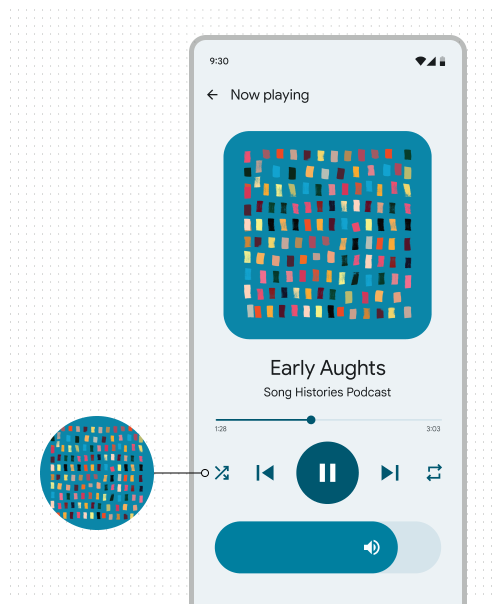
#> input picture material3/material-color-utilities/concepts/images/content_based_color.png, 1004 x 1208 px (shown at 1/2 size)
$ python -i preprocess.py   (imports and definitions only)
#> lines starting #> are read from the running program, lines starting #| are printed output that depends on the picture; after the words box and inside, x2 and y2 are one past the last pixel; in counts of white or black regions, pixels touching at a corner belong together
#> further down, picture is the input picture: PIL image 1004x1208 RGBA; mean R, G, B, A 198.5, 220.3, 226.3, 255
#!/usr/bin/env python3
# -*- coding: utf-8 -*-
"""preprocess.py —— 通用「看清题图」工具箱（不限于力学，任何学科的照片/截图都能用）。

用途：学生用手机拍/截的题图常见毛病——EXIF 方向不对、整页倾斜、偏暗发灰、分辨率
太小、局部小字看不清、一页多题、纸张被拍成梯形。本脚本在送给视觉模型（或自己看
图）之前做**不裁掉题面**的增益，并给出「这张图该做哪些预处理」的确定性依据（probe）。

CLI（stdout 只能是 JSON）：
    <python> preprocess.py --spec <spec.json>
    <python> preprocess.py --spec-json '<inline json>'

spec：
    {
      "src": "raw.jpg",
      "out": "proc.png",
      "ops": [
        {"op": "probe"},                                    # 只读探测，不改图
        {"op": "auto_orient"},                              # 按 EXIF 方向转正
        {"op": "rotate", "angle": 2.5, "expand": true},     # 正角度=逆时针
        {"op": "deskew", "max_angle": 10},                  # 自动估文本行倾角并转正
        {"op": "perspective", "corners": [[x,y],[x,y],[x,y],[x,y]]},
        {"op": "perspective", "auto_detect": true},
        {"op": "crop_box", "box": [0.1, 0.1, 0.9, 0.5]},    # 归一化或像素坐标
        {"op": "zoom", "box": [0.3,0.4,0.6,0.5], "factor": 3, "out": "small-text.png"},
        {"op": "binarize", "method": "otsu"},               # otsu | adaptive
        {"op": "denoise", "method": "median", "size": 3},   # median | bilateral
        {"op": "enhance_text"},                             # 灰化+局部对比+轻锐化
        {"op": "ink"},                                      # enhance_text 的别名
        {"op": "grayscale"}, {"op": "autocontrast", "cutoff": 1.0},
        {"op": "sharpen", "factor": 1.5},
        {"op": "crop", "box": [0.0, 0.0, 1.0, 0.5]},        # 语义与旧版完全一致
        {"op": "upscale", "factor": 2.0},
        {"op": "split", "mode": "auto", "axis": "y"}        # 等价于顶层 split 字段
      ],
      "split": {"mode": "auto"},          # 或 {"count": 3, "axis": "y", "overlap": 0.05}
      "out_dir": "pieces",
      "max_side": 2000
    }

probe（只读探测）返回的字段，都是"实测"而不是猜的：
    width / height / mode / exif_orientation / aspect / mean_luma / contrast /
    contrast_range / is_color / colorfulness / blur_estimate / blur_label /
    skew_estimate（正=需要逆时针转这个角度才摆平）/ dark_fraction /
    suggested_ops:[{op,...,why}]   ← why 写明"为什么建议它"

成功：{"ok":true,"outputs":[{path,width,height,bytes,index?,box?}],"main":...,"notes":[...],
      "probe":{...}|null,"probes":[...],"suggested_ops":[...],"deskew":{...}|null,"limits":{...}}
失败：{"ok":false,"error":"中文原因"}，退出码 1。
"""

import io
import json
import math
import os
import sys

# [5 lines not run here, left out]

try:
    from PIL import Image, ImageChops, ImageDraw, ImageFilter, ImageFont, ImageOps, ImageStat
except Exception as exc:  # pragma: no cover - 环境缺 Pillow
    sys.stdout.write(json.dumps({
        "ok": False,
        "error": "本机 Python 缺少 Pillow，无法预处理图片：%s（请用内置 Python 运行）" % exc,
    }, ensure_ascii=False) + "\n")
    raise SystemExit(1)

try:  # numpy 只被少数操作需要（透视矫正 / 双边滤波）；缺了也能跑，只是如实降级
    import numpy as np
    NUMPY_ERROR = None
except Exception as exc:  # pragma: no cover
    np = None
    NUMPY_ERROR = str(exc)

# 允许的操作（split 是"延后执行"的：它等价于顶层 split 字段）
OPS = ("auto_orient", "crop", "crop_box", "upscale", "grayscale", "autocontrast",
       "sharpen", "probe", "rotate", "deskew", "perspective", "zoom", "binarize",
       "denoise", "ink", "enhance_text", "split")

# PNG 体积控制：超过该字节数才考虑调色板压缩（"quantize": "auto" 时）
QUANTIZE_THRESHOLD = 1_500_000

# 默认最长边上限（顶层 max_side 缺省时用它；index.js 显式传 2000）
DEFAULT_MAX_SIDE = 2000
# 单张图允许的最大像素总量：超过就等比缩回，宁可如实提示也不让内存爆掉
MAX_PIXELS = 30_000_000
# 放大类操作的硬上限
UPSCALE_MAX_SIDE = 20000
UPSCALE_MAX_PIXELS = 200_000_000
ZOOM_MAX_SIDE = 6000
# 对比度归一后的拉普拉斯方差低于这个值就认为画面偏软
# （实测：清晰截图 500~1140；高斯模糊 1.5px 后 138~228；3px 后 61~106）
BLUR_THRESHOLD = 280.0


# --------------------------------------------------------------------------- #
# 输出工具
# --------------------------------------------------------------------------- #
# [4 lines left out: function emit, not called in this run]


def fail(message):
    return emit({"ok": False, "error": str(message)}, 1)


# [139 lines left out: functions log, require_numpy, load_spec, as_number, as_int, as_flag and 2 more, not called in this run]


# --------------------------------------------------------------------------- #
# 只读探测：一切建议都必须由实测指标推出
# --------------------------------------------------------------------------- #
def otsu_threshold(gray):
    """Otsu 全局阈值（只用直方图，不需要 numpy）。"""
    hist = gray.histogram()
    total = sum(hist)
    if total <= 0:
        return 128
    sum_all = sum(index * count for index, count in enumerate(hist))
    sum_back = 0.0
    weight_back = 0
    best_threshold = 128
    best_variance = -1.0
    for threshold in range(256):
        weight_back += hist[threshold]
        if weight_back == 0:
            continue
        weight_fore = total - weight_back
        if weight_fore == 0:
            break
        sum_back += threshold * hist[threshold]
        mean_back = sum_back / weight_back
        mean_fore = (sum_all - sum_back) / weight_fore
        variance = weight_back * weight_fore * (mean_back - mean_fore) ** 2
        if variance > best_variance:
            best_variance = variance
            best_threshold = threshold
    return best_threshold


def laplacian_variance(gray):
    """拉普拉斯方差：越小越模糊（Pillow 的 3x3 卷积核，无 numpy 也能算）。"""
    laplacian = gray.filter(ImageFilter.Kernel(
        (3, 3), [0, 1, 0, 1, -4, 1, 0, 1, 0], scale=1, offset=128))
    hist = laplacian.histogram()
    total = float(sum(hist)) or 1.0
    mean = sum(index * count for index, count in enumerate(hist)) / total
    return sum(count * (index - mean) ** 2 for index, count in enumerate(hist)) / total


def sharpness_estimate(gray):
    """清晰度：先在灰度上做 0.5% 截断的对比度拉伸，再算拉普拉斯方差。

    先拉伸是为了把"暗/发灰"和"模糊"分开——实测暗图直接算会被误判成模糊。
    """
    return laplacian_variance(ImageOps.autocontrast(gray, cutoff=0.5))


def estimate_skew(gray, max_angle=10.0, coarse=1.0, fine=0.1, work_side=560):
    """投影法估计文本行倾角，返回 (校正角, 得分, 说明)。

    校正角为**正**表示需要逆时针旋转该角度才能把文本行摆平（与 rotate.angle 同向）。
    做法：二值化取文本像素 → 在候选角度上旋转 → 按行投影，行投影的相邻差平方和
    最大时文本行最"成行"。纯 Pillow/直方图实现，不需要 OpenCV/霍夫变换。
    """
    small = gray
    longest = max(gray.size)
    if longest > work_side:
        ratio = work_side / float(longest)
        small = gray.resize((max(1, int(round(gray.width * ratio))),
                             max(1, int(round(gray.height * ratio)))), Image.BILINEAR)

    hist = small.histogram()
    total = float(sum(hist)) or 1.0
    mean = sum(index * count for index, count in enumerate(hist)) / total
    if mean < 128:  # 暗底亮字：先反相，让"文字=亮"
        small = ImageOps.invert(small)
    threshold = otsu_threshold(small)
    mask = small.point(lambda value: 255 if value <= threshold else 0, mode="L")
    if mask.getbbox() is None:
        return 0.0, 0.0, "未找到可辨认的文本像素，倾角按 0 处理"

    def score(angle):
        rotated = mask.rotate(angle, resample=Image.BILINEAR, expand=False, fillcolor=0)
        profile = rotated.resize((1, rotated.height), Image.BOX)
        values = list(profile.tobytes())
        return sum((values[i + 1] - values[i]) ** 2 for i in range(len(values) - 1))

    best_angle = 0.0
    best_score = -1.0
    steps = int(round(2 * max_angle / coarse)) + 1
    for index in range(steps):
        angle = -max_angle + index * coarse
        value = score(angle)
        if value > best_score:
            best_score, best_angle = value, angle
    start = best_angle - coarse
    steps = int(round(2 * coarse / fine)) + 1
    for index in range(steps):
        angle = start + index * fine
        value = score(angle)
        if value > best_score:
            best_score, best_angle = value, angle

    detail = "投影法（工作分辨率 %dx%d，搜索 ±%g°，步长 %g°）" % (
        small.width, small.height, max_angle, fine)
    return round(best_angle, 2), best_score, detail


def blur_label(value):
    if value < BLUR_THRESHOLD * 0.4:
        return "明显偏软（可能失焦或压缩过度）"
    if value < BLUR_THRESHOLD:
        return "偏软（建议轻锐化）"
    return "清晰"


def probe_image(image):
    """只读探测：返回一组实测指标 + 由指标推出的 suggested_ops。"""
    width, height = image.size

    exif_orientation = 1
    try:
        exif = image.getexif()
        if exif:
            exif_orientation = int(exif.get(0x0112, 1) or 1)
    except Exception:
        exif_orientation = 1

    gray = image.convert("L")
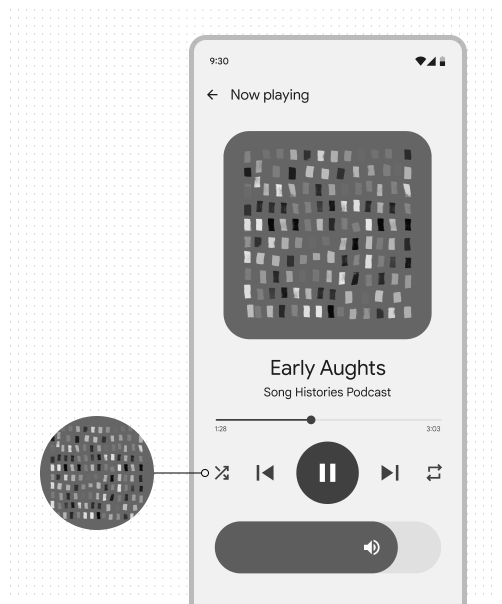
#> gray: PIL image 1004x1208 L (shown at 1/2 size); min 0, max 255, mean 214.6
    hist = gray.histogram()
#> hist = 256 values, max 529191 at index 255, min 0 at index 1, mean 4737.6
    total = float(sum(hist)) or 1.0
#> total = 1212832
    mean = sum(index * count for index, count in enumerate(hist)) / total
#> mean = 214.6
    variance = sum(count * (index - mean) ** 2 for index, count in enumerate(hist)) / total
#> variance = 3961
    std = variance ** 0.5
#> std = 62.94

    low = high = None
    accumulated = 0
    for index, count in enumerate(hist):
        accumulated += count
        if low is None and accumulated >= total * 0.05:
            low = index
        if accumulated >= total * 0.95:
            high = index
            break
#> this loop made 256 passes
#> (accumulated, low) on pass 94: (67549, 93)
#> after the loop, accumulated = 1212832; low = 93
    low = 0 if low is None else low
    high = 255 if high is None else high
    dark_fraction = sum(hist[:110]) / total
#> dark_fraction = 0.189

    colorfulness = 0.0
    try:
        channel_means = ImageStat.Stat(image.convert("RGB")).mean
#> channel_means = [198.5, 220.3, 226.3]
        colorfulness = max(channel_means) - min(channel_means)
#> colorfulness = 27.79
    except Exception:
        colorfulness = 0.0

    blur = sharpness_estimate(gray)
#> in laplacian_variance, `laplacian = gray.filter(ImageFilter.Kernel( (3, 3), [0, 1, 0, 1, -4, 1..`:
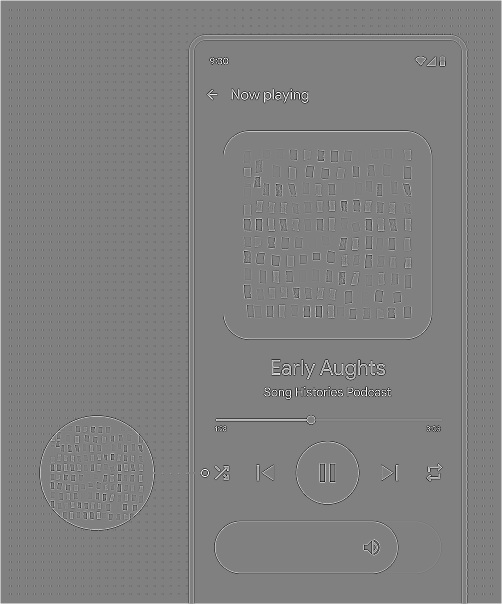
#> laplacian: PIL image 1004x1208 L (shown at 1/2 size); min 0, max 255, mean 128.1
#> in laplacian_variance, `hist = laplacian.histogram()`: hist = 256 values, max 1082885 at index 128, min 4 at index 254, mean 4737.6
#> in laplacian_variance, `total = float(sum(hist)) or 1.0`: total = 1212832
#> in laplacian_variance, `mean = sum(index * count for index, count in enumerate(hist)) / total`: mean = 128.1
#> blur = 521.5
    skew, _skew_score, skew_detail = estimate_skew(gray)
#> in estimate_skew, `small = gray.resize((max(1, int(round(gray.width * ratio))), max(1, in..`:
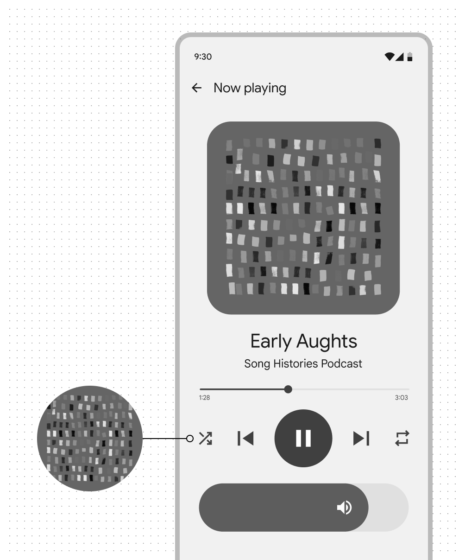
#> small: PIL image 465x560 L; min 7, max 255, mean 214.6
#> in estimate_skew, `hist = small.histogram()`: hist = 256 values, max 103488 at index 255, min 0 at index 0, mean 1017.2
#> in estimate_skew, `total = float(sum(hist)) or 1.0`: total = 260400
#> in estimate_skew, `mean = sum(index * count for index, count in enumerate(hist)) / total`: mean = 214.6
#> in otsu_threshold, `total = sum(hist)`: total = 260400
#> in otsu_threshold, `sum_all = sum(index * count for index, count in enumerate(hist))`: sum_all = 55870843
#> the loop in otsu_threshold, `for threshold in range(256):` made 256 passes
#> (weight_back, weight_fore, sum_back, mean_back, mean_fore, best_variance) on passes 8 to 15: (36, 260364, 252, 7, 214.6, 4.04e+11), (78, 260322, 588, 7.54, 214.6, 8.71e+11), (128, 260272, 1038, 8.11, 214.7, 1.42e+12), (154, 260246, 1298, 8.43, 214.7, 1.7e+12), (168, 260232, 1452, 8.64, 214.7, 1.86e+12), (185, 260215, 1656, 8.95, 214.7, 2.04e+12), (203, 260197, 1890, 9.31, 214.7, 2.23e+12), (226, 260174, 2212, 9.79, 214.7, 2.47e+12)
#> in estimate_skew, `mask = small.point(lambda value: 255 if value <= threshold else 0, mod..`:
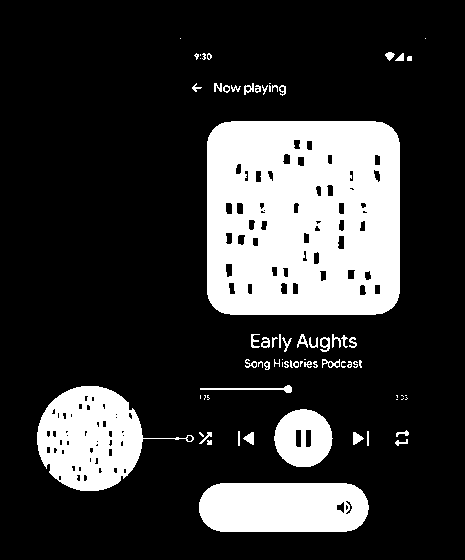
#> mask: PIL image 465x560 L; 21.3% white; 73 white regions (26 under 20 px), largest, box (x1, y1, x2, y2) and area: (207, 121, 400, 315) 34859, (37, 386, 194, 491) 8370, (199, 483, 369, 532) 7704
#> the loop in estimate_skew, `for index in range(steps):` made 21 passes
#> pass 1, in score, `rotated = mask.rotate(angle, resample=Image.BILINEAR, expand=False, fi..`:
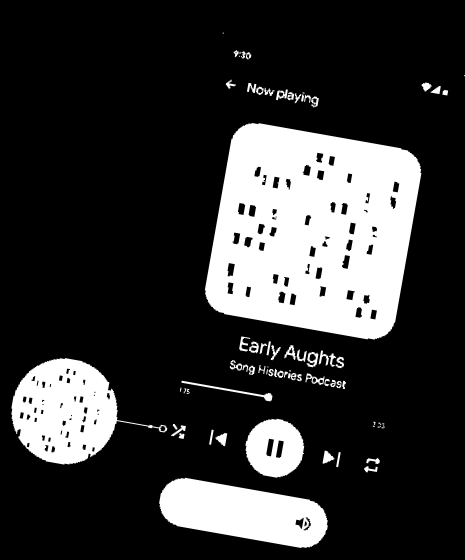
#> rotated: PIL image 465x560 L; min 0, max 255, mean 54.4
#> the loop in estimate_skew, `for index in range(steps):` made 21 passes
#> pass 1, in score (call 22), `rotated = mask.rotate(angle, resample=Image.BILINEAR, expand=False, fi..`:
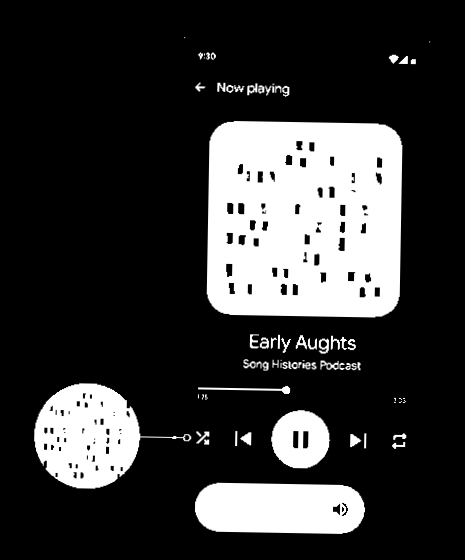
#> rotated: PIL image 465x560 L; min 0, max 255, mean 54.4
#> pass 3, in score (call 24), `rotated = mask.rotate(angle, resample=Image.BILINEAR, expand=False, fi..`:
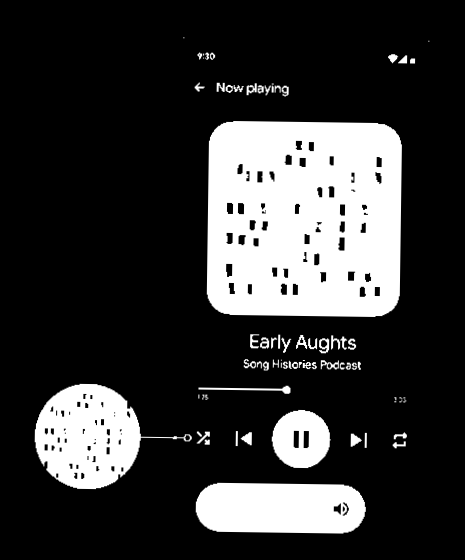
#> rotated: PIL image 465x560 L; min 0, max 255, mean 54.4

    suggestions = []

    def suggest(name, why, **extra):
        item = {"op": name}
        item.update(extra)
        item["why"] = why
        suggestions.append(item)

    if exif_orientation != 1:
        suggest("auto_orient", "EXIF 方向 = %d，不是正向" % exif_orientation)

    short_side = min(width, height)
    if short_side < 1200:
        factor = min(3.0, max(1.2, round(1200.0 / short_side, 2)))
        suggest("upscale", "短边只有 %d px（< 1200），放大后小字更可读" % short_side,
                factor=factor)

    if (high - low) < 140 or std < 30:
        if high - low <= 4:
            reason = ("5%%~95%% 分位都落在灰度 %d（画面绝大部分是同一种底色，标准差 %.1f）"
                      % (high, std))
        else:
            reason = "动态范围窄（5%%~95%% 灰度 %d~%d，标准差 %.1f）" % (low, high, std)
        suggest("autocontrast", reason + "，对比度偏低", cutoff=1.0)
    elif mean < 95:
        suggest("autocontrast", "整体偏暗（均值灰度 %.1f）" % mean, cutoff=0.5)
    elif mean > 205:
        suggest("autocontrast", "整体偏灰/过亮（均值灰度 %.1f）" % mean, cutoff=0.5)

    if blur < BLUR_THRESHOLD:
        suggest("sharpen", "对比归一后的清晰度 %.1f 低于阈值 %.0f，画面%s"
                % (blur, BLUR_THRESHOLD, blur_label(blur)), factor=1.6)

    if abs(skew) >= 0.5:
        suggest("deskew", "%s估计文本行倾斜 %+.2f°" % (skew_detail, skew))

    if colorfulness > 25:
        suggest("grayscale", "三通道均值差 %.1f（明显偏色），灰化后文字对比更稳" % colorfulness)

    if height >= width * 2.0:
        suggest("split", "高宽比 %.2f（%dx%d），很可能一页多题，可按空白投影自动切分"
                % (height / float(width), width, height), mode="auto", axis="y")
    elif width >= height * 2.0:
        suggest("split", "宽高比 %.2f（%dx%d），可能是横向双栏，可按空白投影自动切分"
                % (width / float(height), width, height), mode="auto", axis="x")

    return {
        "width": width,
        "height": height,
        "mode": image.mode,
        "exif_orientation": exif_orientation,
        "aspect": round(width / float(height), 4) if height else 0.0,
        "mean_luma": round(mean, 2),
        "contrast": round(std, 2),
        "contrast_range": [int(low), int(high)],
        "is_color": bool(colorfulness > 8),
        "colorfulness": round(colorfulness, 2),
        "blur_estimate": round(blur, 2),
        "blur_label": blur_label(blur),
        "skew_estimate": round(skew, 2),
        "skew_detail": skew_detail,
        "dark_fraction": round(dark_fraction, 4),
        "suggested_ops": suggestions,
    }


# --------------------------------------------------------------------------- #
# 内存护栏 / 通用小工具
# --------------------------------------------------------------------------- #
# [32 lines left out: functions guard_pixels, fill_color, not called in this run]


def rotate_image(image, angle, expand=True):
    return image.rotate(angle, resample=Image.BICUBIC, expand=bool(expand),
                        fillcolor=fill_color(image))


# --------------------------------------------------------------------------- #
# 操作
# --------------------------------------------------------------------------- #
# [12 lines left out: function op_probe, not called in this run]


# --------------------------------------------------------------------------- #
# 内容法判定方向（不依赖 EXIF）
#
# 背景：DSH 的附件归一化会重新编码图片并**剥掉 EXIF**（实测：从附件库拿到的
# 那张手机照片 EXIF 条目数 = 0、Orientation 标签 = None）。所以只靠
# ImageOps.exif_transpose 的转正在这条链路上**必然失效**，必须从像素判断
# 文字行是横排还是竖排。
#
# 判据：墨量沿「行」方向的带纹强度 std/mean 与沿「列」方向的比值。
# 文字横排 → 行剖面有文行与行间空白（带纹强），列剖面平缓。
# 实测（实验脚本见工作区 .tmp/orient_probe*.py，真值已知）：
#   合成文字页     2.64 / 0.38（比值 6.8 倍）
#   真实手机照片   1.85 / 0.54（竖排原图；区分度 3.4 倍）
#   同一张图换另一种判墨方式（背景归一化）仍给出同向结论。
#
# **明确不做的两件事**（都是实测出来的负面结论，不是偷懒）：
#   1) 正/倒（180°）：std/mean 对 180° 旋转是**严格不变量**——同一页转 180°
#      前后数值完全相同（实测 1.273/0.686 一模一样）。另一类「基线陡峭度」
#      统计量在两种判墨方式下符号相反（合成 0.853/1.171 vs 1.051/0.952），
#      不可用。
#   2) 竖排该转 +90 还是 -90：两个候选的统计量只差 9%（0.9577 vs 1.0442），
#      真实照片上甚至切不出足够的文行带（只 1 个带，算不出值）。
# 所以这两处**一律不猜**：横排/竖排自动判，方向候选拼成对照图一起返回，
# 由主模型或用户看一眼确认。宁可多给一张图，也不要静默转错。
# --------------------------------------------------------------------------- #
ORIENT_SIDE_MIN_RATIO = 1.5    # 行/列 ≥ 此值 → 判定文字横排
ORIENT_SIDE_MAX_RATIO = 0.67   # 行/列 ≤ 此值 → 判定文字竖排
ORIENT_NO_INK = 1e-9           # 两个方向带纹都 ≤ 此值 = 图内没有可用墨量结构
ORIENT_DETECT_MAX_SIDE = 900


# [311 lines left out: functions _orient_gray, _orient_profiles, _band_strength, detect_orientation, orient_measured, _orient_sheet_path and 10 more, not called in this run]


def distance(a, b):
    return math.hypot(a[0] - b[0], a[1] - b[1])


# [434 lines left out: functions solve_homography, warp_quad, detect_paper_quad, op_perspective, op_zoom, op_binarize and 6 more, not called in this run]


OP_FUNCS = {
    "auto_orient": op_auto_orient,
    "crop": op_crop,
    "crop_box": op_crop_box,
    "upscale": op_upscale,
    "grayscale": op_grayscale,
    "autocontrast": op_autocontrast,
    "sharpen": op_sharpen,
    "probe": op_probe,
    "rotate": op_rotate,
    "deskew": op_deskew,
    "perspective": op_perspective,
    "zoom": op_zoom,
    "binarize": op_binarize,
    "denoise": op_denoise,
    "ink": op_enhance_text,
    "enhance_text": op_enhance_text,
}


# [373 lines left out: functions normalize_ops, apply_ops, limit_max_side, save_png, blank_cuts, split_pieces and 2 more, not called in this run]


# [2 lines not run here, left out]

>>> from PIL import Image
>>> picture = Image.open('../../../../../../../material3/material-color-utilities/concepts/images/content_based_color.png')
>>> result = probe_image(picture)
